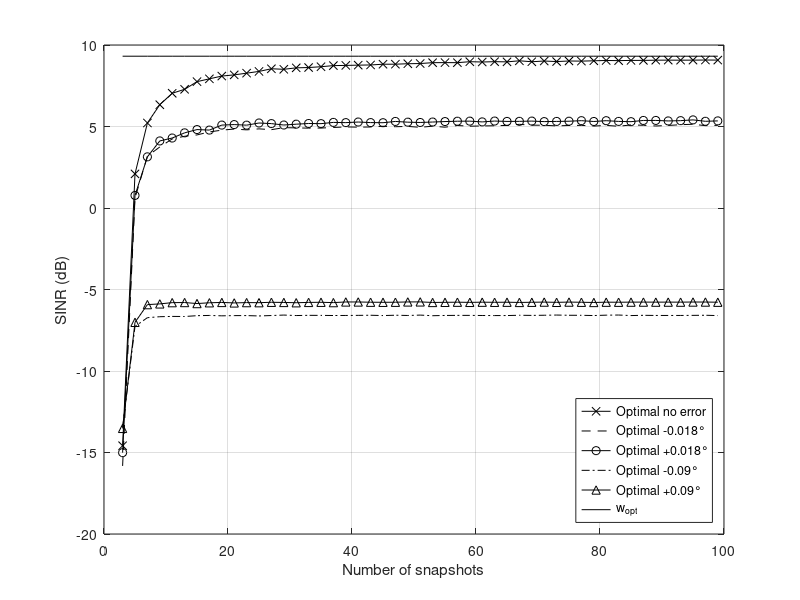

Write the MATLAB code that produced this figure.
%Array processing course basic code
clear
clc
close all
format shortG
%+++++ BEAMFORMING ++++++++++++++++++++++++++++++++++++++++++++++++++++++++
%----- Scenario -----
%Number of elements in the array
N = 10;
k = 3:2:N+90;
Ns = 100;
% SINAR_partial = zeros(length(Rk),1);
% AWN_partial = zeros(length(Rk),1);
let_through_level = 0e-10;
[mvdr_gsc,mpdr_gsc,SINR_MVDR_SMI,AWN_partial] = deal(zeros(Ns,length(k)));
[SINAR_partial,A_WN_MVDR_SMI] = deal(zeros(Ns,length(k),4));
%Inter-element spacing (in wavelength)
d = 0.5;
pos = d * (0:N-1)'; %positions of the antennas
%Mainlobe width
theta_3dB = 0.9/(N*d);
errors = [-0.5 -0.1 0 0.1 0.5]*theta_3dB;
%White noise
sigma2 = 1;	%white noise power
%Interference
NoI = 5;
thetaj = [linspace(-40,-20,floor(NoI/2))';linspace(20,40,ceil(NoI/2))']/180*pi;	%angles of arrival	
INR = 20*ones(NoI,1);			%interference to noise ratio (dB)
Pj = sigma2 * 10.^(INR/10);		%interference power
J = length(thetaj);
%Interference + noise covariance matrix
Aj = exp(1i*2*pi*pos*sin(thetaj'));	%interference steering matrix N|J
C = Aj*diag(Pj)*Aj' + sigma2*eye(N);	%interference + noise covariance matrix
%Signal of interest
thetas = 0/180*pi;	%angle of arrival
SNR = 0;            %signal to noise ratio (dB)
Ps = sigma2 * 10^(SNR/10);			%signal power
as = exp(1i*2*pi*pos*sin(thetas));	%steering vector
%Total covariance matrix (signal + interference + noise)
R = Ps*(as*as') + C;


%----- Natural beampattern -----
% %Weight vector (all weights equal to 1/N)
w = ones(N,1); 
w = w/(ones(1,N)*w);  
%Diagram
tab_theta = (-90:0.5:90)/180*pi;        %Angles where to evaluate beampattern
A = exp(1i*2*pi*pos*sin(tab_theta));    %Steering matrix: each column is a(theta)
G = 20*log10(abs(w'*A));        %beampattern (power in dB)

%----- CONVENTIONAL AND OPTIMAL BEAMFORMERS -----
%Looked direction
theta0 = 0/180*pi;
a0 = exp(1i*2*pi*pos*sin(theta0));
%Conventional beamformer
w_CBF = a0; 
w_CBF = w_CBF/(a0'*w_CBF);
G_CBF = 20*log10(abs(w_CBF'*A));        %beampattern (power in dB)
SINR_CBF = Ps*(abs(w_CBF'*as)^2)/(abs(w_CBF'*C*w_CBF)); %SINR
A_WN_CBF = 1/(norm(w_CBF)^2);   %White noise array gain
%Optimal beamformer
w_opt = (C\as); 
w_opt = w_opt/(as'*w_opt);
G_opt = 20*log10(abs(w_opt'*A));
SINR_opt = Ps*(abs(w_opt'*as)^2)/(abs(w_opt'*C*w_opt));
A_WN_opt = 1/(norm(w_opt)^2);


i = 1;
while (i <= length(k))
error = 1;
while (error <= length(errors))
err = errors(error);
thetaj_err = thetaj+err;
Aj = exp(1i*2*pi*pos*sin(thetaj_err'));
sample = 1;
% while (sample <= Ns)
%----- ADAPTIVE BEAMFORMING WITH ESTIMATED COVARIANCE MATRICES -----
%Number of snapshots
K = k(i);
while (sample <= Ns)
%Signal
S = sqrt(Ps/2) * as * (randn(1,K)+1i*randn(1,K));
%Interference + noise
IN = Aj * diag(sqrt(Pj/2)) * (randn(J,K)+1i*randn(J,K));
NOISE = sqrt(sigma2/2)*(randn(N,K)+1i*randn(N,K));
%MVDR-SMI
Y_MVDR = IN + NOISE;
C_hat = (Y_MVDR*Y_MVDR')/K;
w_MVDR_SMI = (C_hat\a0);
w_MVDR_SMI = w_MVDR_SMI / (a0'*w_MVDR_SMI);
G_MVDR_SMI = 20*log10(abs(w_MVDR_SMI'*A));
SINR_MVDR_SMI(sample,i) = Ps*(abs(w_MVDR_SMI'*as)^2)/(abs(w_MVDR_SMI'*C*w_MVDR_SMI));
A_WN_MVDR_SMI(sample,i) = 1 / (norm(w_MVDR_SMI)^2);

%----- GSC implementation of MVDR beamformer -----
%Matrix B
B = null(a0')+let_through_level*a0;
%MVDR
Y = Y_MVDR;
%Data in the main and auxilliary channels
d = w_CBF' * Y;     %signal in main channel 1|K
Z = B' * Y;         %signal in auxilliary channels N-1|K
Rz = (Z*Z')/K;      %estimate of R_z
% R = kr;
% [V, D] = eig(Rz); % sorted eigen value the vector with the highest eigen values are the one containing information on interferences
% U = V(:,end-R+1:end);
U = B'*Aj;
Z_t = U'*Z;
Rz_t = (Z_t*Z_t')/K;
rdz = Z*d'/K;
Wa_t = (U'*Rz*U)\U'*rdz;

%\U'*B'*Rz*W_CBF;
w_MVDR_SMI_GSC = w_CBF-B*U*Wa_t;
%Estimate covariance matrix and cross correlation
G_MVDR_SMI = 20*log10(abs(w_MVDR_SMI_GSC'*A));
SINAR_partial(sample,i,error) = Ps*(abs(w_MVDR_SMI_GSC'*as)^2)/(abs(w_MVDR_SMI_GSC'*C*w_MVDR_SMI_GSC));
AWN_partial(sample,i,error) = 1 / (norm(w_MVDR_SMI_GSC)^2);
% legend('boxoff')
sample = sample + 1;
end
error = error + 1;
end
i = i + 1;
end

figure
plot(k,10*log10(mean(SINAR_partial(:,:,3))),'k-x')
hold on
plot(k,10*log10(mean(SINAR_partial(:,:,2))),'k--')
hold on
plot(k,10*log10(mean(SINAR_partial(:,:,4))),'k-o')
hold on
plot(k,10*log10(mean(SINAR_partial(:,:,1))),'k-.')
hold on
plot(k,10*log10(mean(SINAR_partial(:,:,5))),'k-^')
hold on
plot(k,10*log10(SINR_opt)*ones(length(k),1),'k-','LineWidth',0.7)
xlabel('Number of snapshots')
ylabel('SINR (dB)')
legend('Optimal no error','Optimal -0.018°','Optimal +0.018°','Optimal -0.09°','Optimal +0.09°','w_{opt}','Location','southeast')
grid on

